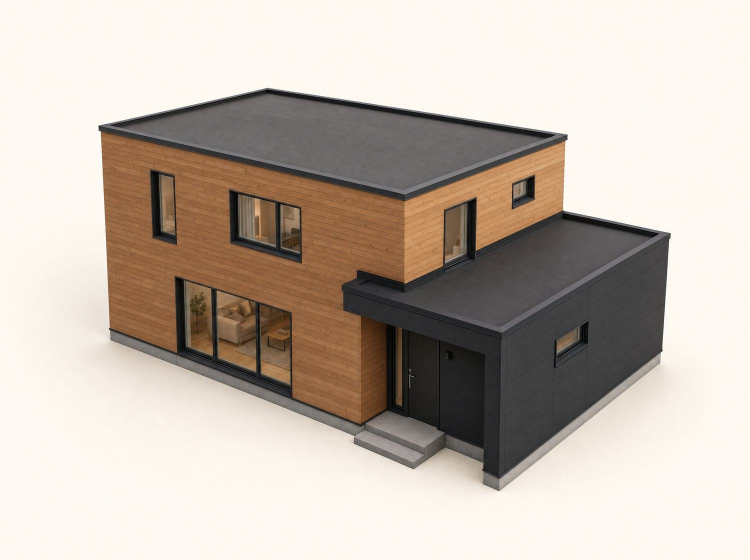
#> input picture clients/ecodomcek/web/renders/axon.jpg, 1500 x 1119 px, given in place of rez.jpg, which was not available (shown at 1/2 size)
$ python drawings.py
#> lines starting #> are read from the running program, lines starting #| are printed output that depends on the picture; after the words box and inside, x2 and y2 are one past the last pixel; in counts of white or black regions, pixels touching at a corner belong together; pictures that were not available may be replaced by others from this repository, and a replacement may not be noted
"""Pen drawings of the visualisations (client, 2026-09-25: "not like every
AI-generated site"). A photoreal render reads as stock; the same house as
an ink drawing reads as the draftsman's sheet — the language the hero film
already opens with (renders/ink.py).

The line is XDoG (a difference of two Gaussian blurs, thresholded): where
the image is darker than its surroundings the pen goes down. It is run only
on objects standing on plain paper — the cut-away and the exploded house;
scenes with foliage turn to noise and stay what they are.

    python3 src/drawings.py      → renders/draw-<name>.jpg (the build copies them)
"""
from pathlib import Path

import numpy as np
from PIL import Image, ImageFilter

ROOT = Path(__file__).resolve().parent.parent
REN = ROOT / "renders"
PAPER, INK = (243, 238, 227), (35, 31, 26)
# output name: (render, crop box or None)
JOBS = {
    "draw-rez": ("rez", None),
    "draw-explod": ("explod", None),
    "draw-rezin": ("rez", (300, 300, 1260, 900)),   # the finished rooms of the cut-away
}


def pen(im, sigma=1.1, eps=1.2, bg_threshold=14):
#> called with sigma = 1.1, eps = 1.2, bg_threshold = 14
    L = im.convert("L")
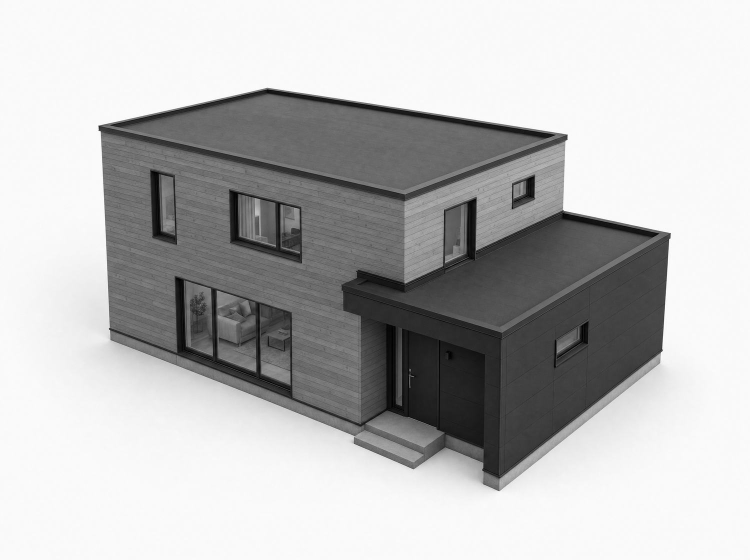
#> L: PIL image 1500x1119 L (shown at 1/2 size); min 0, max 255, mean 186.6
    g1 = np.array(L.filter(ImageFilter.GaussianBlur(sigma)), float)
    g2 = np.array(L.filter(ImageFilter.GaussianBlur(sigma * 1.6)), float)
    ink = (g1 - .985 * g2) < -eps
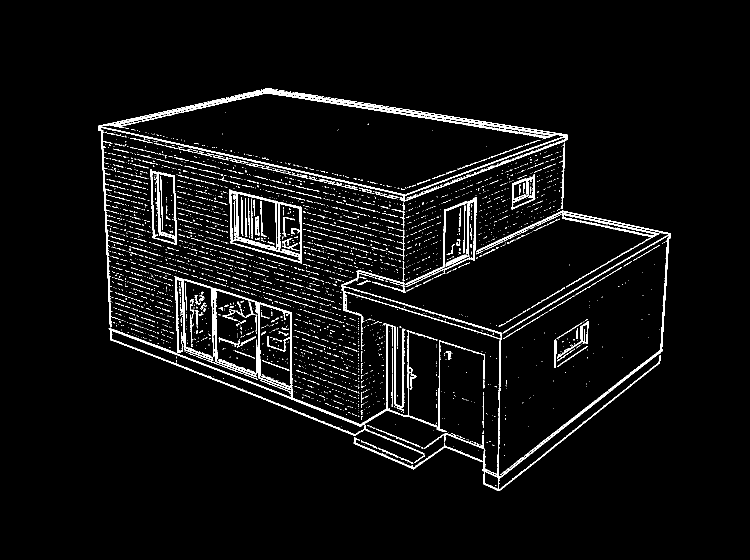
#> ink: shape (1119, 1500) bool (shown at 1/2 size); 4.4% white in thin lines or dots, all inside (x1, y1, x2, y2) = (197, 176, 1342, 982)
    a = np.array(im, float)
    edge = np.concatenate([a[0], a[-1], a[:, 0], a[:, -1]])
    far = np.sqrt(((a - np.median(edge, axis=0)) ** 2).sum(-1)) > bg_threshold   # off the paper
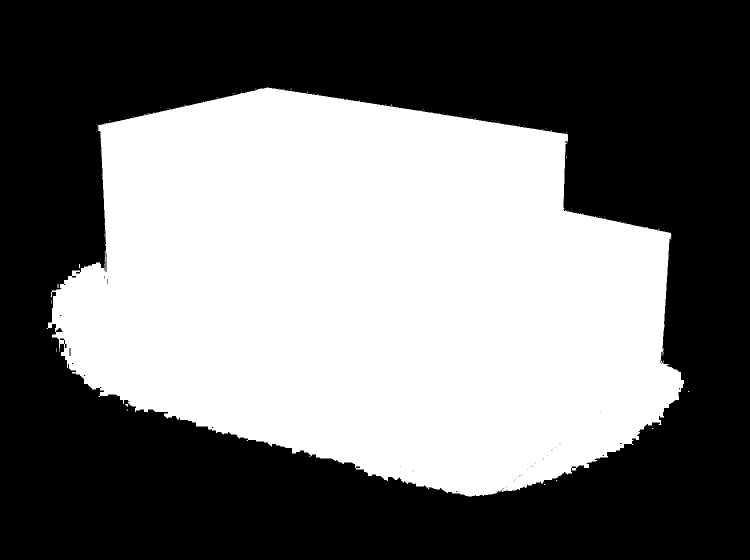
#> far: shape (1119, 1500) bool (shown at 1/2 size); 45% white; 129 white regions (127 under 20 px), largest, box (x1, y1, x2, y2) and area: (93, 175, 1368, 993) 754551, (250, 808, 256, 813) 20
    obj = Image.fromarray((far * 255).astype("uint8")).filter(ImageFilter.MaxFilter(9)).filter(ImageFilter.MinFilter(9))
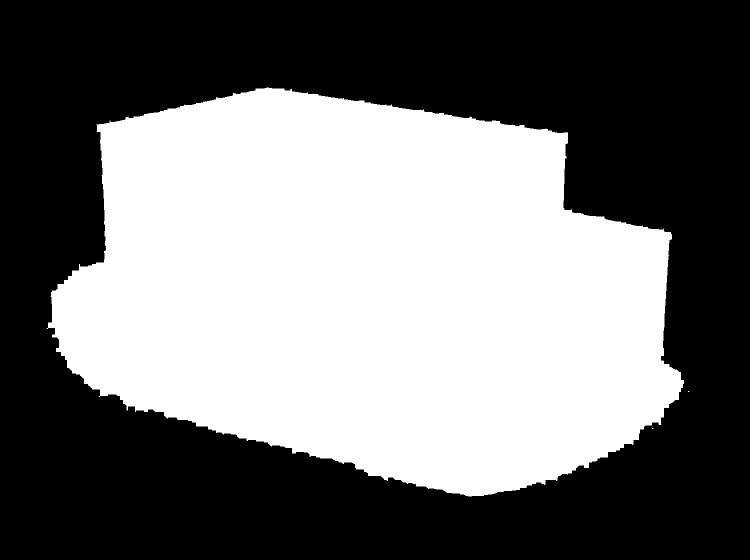
#> obj: PIL image 1500x1119 L (shown at 1/2 size); 45.2% white; 3 white regions (2 under 20 px), largest, box (x1, y1, x2, y2) and area: (93, 175, 1368, 993) 757917
    ink &= np.array(obj) > 0
    ink = np.array(Image.fromarray(np.where(ink, 0, 255).astype("uint8")).filter(ImageFilter.MedianFilter(3))) < 128
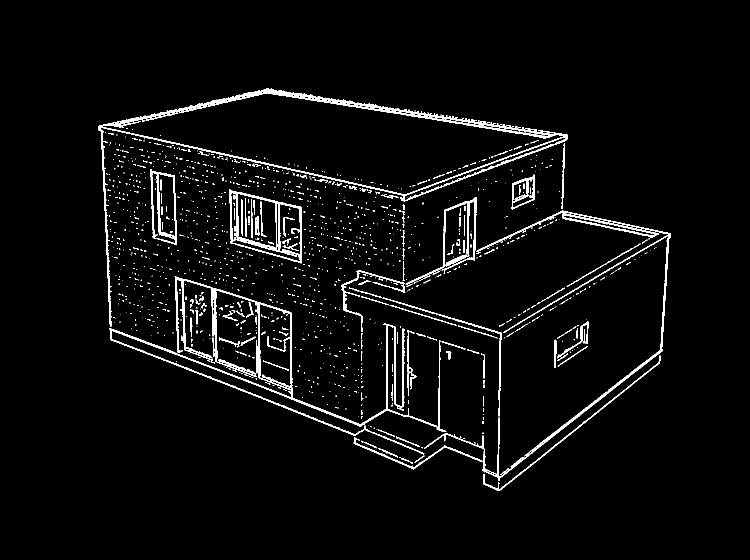
#> ink: shape (1119, 1500) bool (shown at 1/2 size); 3.7% white; 1346 white regions (1191 under 20 px), largest, box (x1, y1, x2, y2) and area: (197, 176, 1135, 654) 12835, (218, 552, 893, 909) 12414, (707, 421, 1342, 962) 6977
    out = np.zeros(ink.shape + (3,), "uint8")
    out[:] = PAPER
    out[ink] = INK
    return Image.fromarray(out)


if __name__ == "__main__":
    for name, (src, box) in JOBS.items():
        im = pen(Image.open(REN / f"{src}.jpg").convert("RGB"))
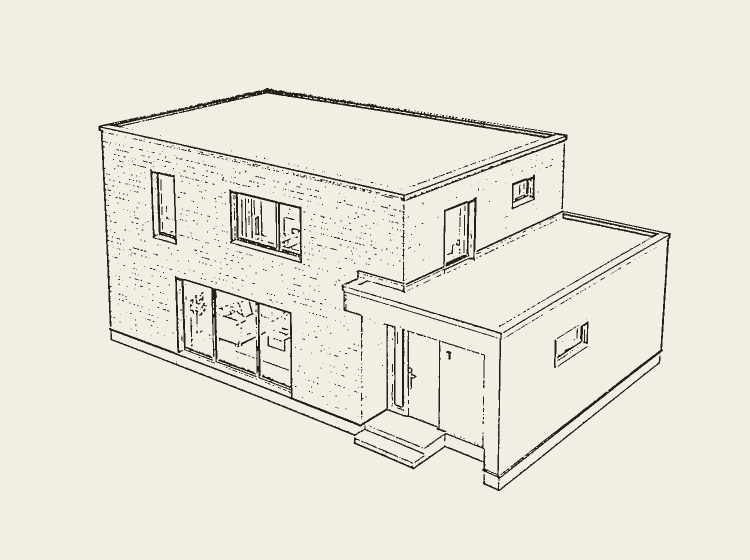
#> im: PIL image 1500x1119 RGB (shown at 1/2 size); mean R, G, B 235.4, 230.4, 219.6
        if box:
            im = im.crop(box)
        im.save(REN / f"{name}.jpg", quality=90)
        print(name, im.size)
#| draw-rez (1500, 1119)
#> pass 2 of the loop `for name, (src, box) in JOBS.items():`:
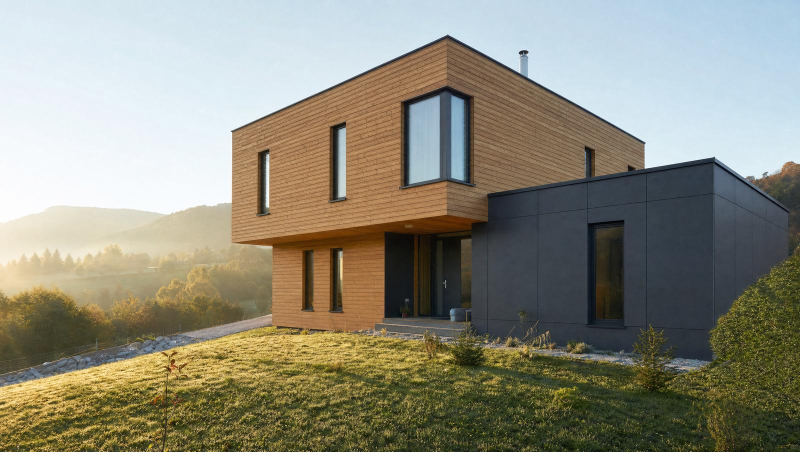
#> input picture clients/ecodomcek/web/renders/beat0.jpg, 1600 x 904 px, given in place of explod.jpg, which was not available (shown at 1/2 size)
#> L: PIL image 1600x904 L
#> g1: shape (904, 1600) float64
#> g2: shape (904, 1600) float64
#> in pen (call 2), `ink = (g1 - .985 * g2) < -eps`:
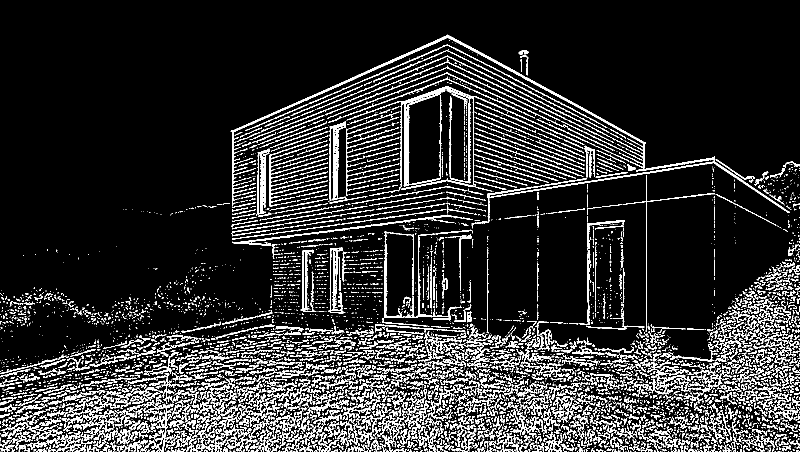
#> ink: shape (904, 1600) bool (shown at 1/2 size); 14.1% white in thin lines or dots
#> a: shape (904, 1600, 3) float64
#> far: shape (904, 1600) bool; 100% white; black in thin lines or dots, all inside (x1, y1, x2, y2) = (681, 509, 682, 510)
#> obj: PIL image 1600x904 L; every value is 255
#> `im = pen(Image.open(REN / f"{src}.jpg").convert("RGB"))`:
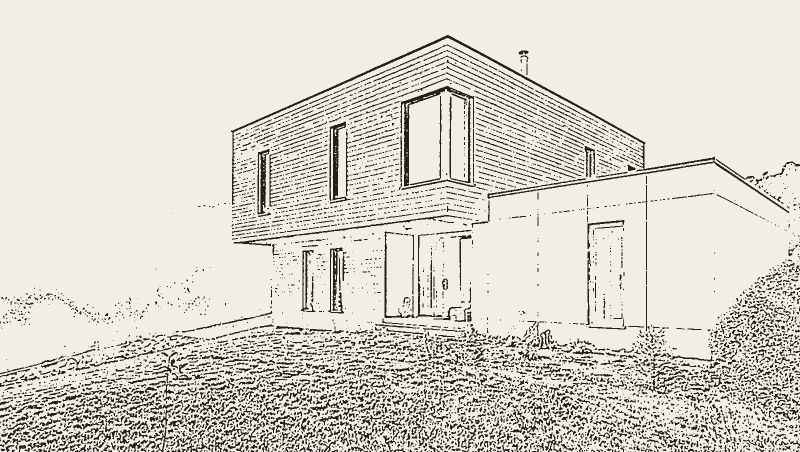
#> im: PIL image 1600x904 RGB (shown at 1/2 size); mean R, G, B 217.3, 212.4, 202.1
#| draw-explod (1600, 904)
